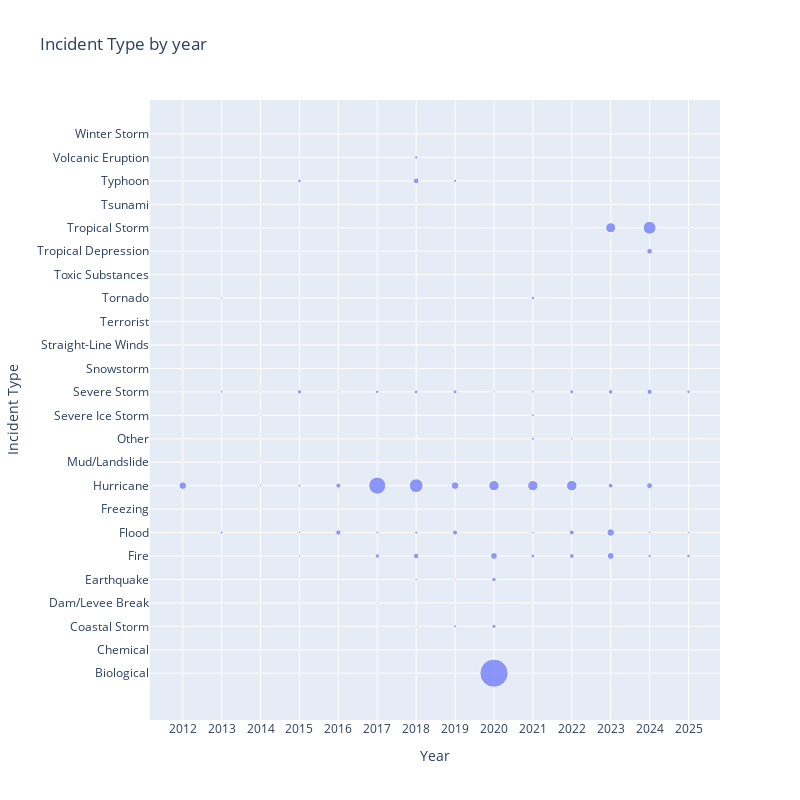

This figure's notebook cell:
### Code cell
fig = px.scatter(df.groupby(
        ['year', 'incidentType']).size(       
    ).reset_index(
        name='count').sort_values(by='year'),
                 x = 'year',
                 y = 'incidentType',
                 size = 'count',
                 title = 'Incident Type by year',
                 labels = {'year' : 'Year',
                           'incidentType' : 'Incident Type'},)

fig.update_xaxes(
    categoryorder = 'array',
    categoryarray = sorted(df['year'].unique()),
    tickmode = 'linear',
    dtick = 1
)
fig.update_yaxes(
    categoryorder = 'array',
    categoryarray = incidents,
    tickmode = 'linear',
    dtick = 1
)
fig.update_layout(
    height = 800,
    width = 800
)
fig.show()

### Figure 1 — Plotly figure (JSON) as saved in the notebook; plotly's stock layout.template omitted (floating-point values rounded to 4 significant figures)
{"data": [{"hovertemplate": "Year=%{x}<br>Incident Type=%{y}<br>count=%{marker.size}<extra></extra>", "legendgroup": "", "marker": {"color": "#636efa", "size": [645, 4, 1, 96, 13, 25, 89, 7, 60, 11, 4, 5, 2, 42, 32, 20, 33, 43, 6, 5, 18, 6, 56, 51, 82, 209, 150, 1, 42, 321, 3, 290, 136, 5, 44, 218, 77, 3286, 4, 2, 9, 17, 348, 386, 155, 2, 4, 47, 2156, 115, 71, 127, 15, 20, 189, 107, 658, 303, 7, 29, 40, 94, 28, 61, 8, 1214, 2, 8, 226, 9, 202, 8997, 532, 140, 84, 88, 112, 1211, 180, 9, 68, 21, 13, 13, 51, 188, 1250, 282, 267, 63, 5, 552, 634, 266, 26, 240, 9, 1153, 367, 31, 6, 301, 127, 405, 52, 1876, 31, 2, 2, 141, 26, 149, 59, 2], "sizemode": "area", "sizeref": 22.49, "symbol": "circle"}, "mode": "markers", "name": "", "orientation": "v", "showlegend": false, "type": "scatter", "x": ["2012", "2012", "2012", "2013", "2013", "2013", "2013", "2013", "2013", "2014", "2014", "2014", "2014", "2014", "2014", "2014", "2014", "2014", "2014", "2014", "2014", "2015", "2015", "2015", "2015", "2015", "2015", "2016", "2016", "2016", "2016", "2016", "2017", "2017", "2017", "2017", "2017", "2017", "2017", "2017", "2017", "2018", "2018", "2018", "2018", "2018", "2018", "2018", "2018", "2018", "2018", "2018", "2018", "2019", "2019", "2019", "2019", "2019", "2019", "2019", "2019", "2019", "2020", "2020", "2020", "2020", "2020", "2020", "2020", "2020", "2020", "2020", "2020", "2021", "2021", "2021", "2021", "2021", "2021", "2021", "2021", "2022", "2022", "2022", "2022", "2022", "2022", "2022", "2022", "2022", "2023", "2023", "2023", "2023", "2023", "2023", "2023", "2023", "2024", "2024", "2024", "2024", "2024", "2024", "2024", "2024", "2024", "2024", "2025", "2025", "2025", "2025", "2025", "2025"], "xaxis": "x", "y": ["Hurricane", "Severe Storm", "Tsunami", "Flood", "Other", "Severe Ice Storm", "Severe Storm", "Terrorist", "Tornado", "Typhoon", "Toxic Substances", "Tornado", "Snowstorm", "Severe Storm", "Severe Ice Storm", "Other", "Mud/Landslide", "Hurricane", "Flood", "Fire", "Chemical", "Coastal Storm", "Fire", "Flood", "Hurricane", "Severe Storm", "Typhoon", "Snowstorm", "Severe Storm", "Flood", "Fire", "Hurricane", "Severe Storm", "Coastal Storm", "Dam/Levee Break", "Fire", "Flood", "Hurricane", "Severe Ice Storm", "Snowstorm", "Tornado", "Snowstorm", "Fire", "Typhoon", "Severe Storm", "Tornado", "Other", "Coastal Storm", "Hurricane", "Flood", "Earthquake", "Volcanic Eruption", "Mud/Landslide", "Tornado", "Severe Storm", "Typhoon", "Hurricane", "Flood", "Freezing", "Fire", "Earthquake", "Coastal Storm", "Typhoon", "Severe Storm", "Other", "Hurricane", "Flood", "Tornado", "Earthquake", "Dam/Levee Break", "Coastal Storm", "Biological", "Fire", "Tornado", "Severe Storm", "Severe Ice Storm", "Other", "Hurricane", "Fire", "Coastal Storm", "Flood", "Snowstorm", "Winter Storm", "Volcanic Eruption", "Tropical Storm", "Severe Storm", "Hurricane", "Flood", "Fire", "Other", "Winter Storm", "Fire", "Flood", "Hurricane", "Other", "Severe Storm", "Tornado", "Tropical Storm", "Tropical Depression", "Tornado", "Straight-Line Winds", "Severe Storm", "Fire", "Hurricane", "Flood", "Tropical Storm", "Other", "Winter Storm", "Tornado", "Severe Storm", "Tropical Storm", "Fire", "Flood", "Tsunami"], "yaxis": "y"}], "layout": {"height": 800, "legend": {"itemsizing": "constant", "tracegroupgap": 0}, "title": {"text": "Incident Type by year"}, "width": 800, "xaxis": {"anchor": "y", "categoryarray": ["2012", "2013", "2014", "2015", "2016", "2017", "2018", "2019", "2020", "2021", "2022", "2023", "2024", "2025"], "categoryorder": "array", "domain": [0, 1], "dtick": 1, "tickmode": "linear", "title": {"text": "Year"}}, "yaxis": {"anchor": "x", "categoryarray": ["Biological", "Chemical", "Coastal Storm", "Dam/Levee Break", "Earthquake", "Fire", "Flood", "Freezing", "Hurricane", "Mud/Landslide", "Other", "Severe Ice Storm", "Severe Storm", "Snowstorm", "Straight-Line Winds", "Terrorist", "Tornado", "Toxic Substances", "Tropical Depression", "Tropical Storm", "Tsunami", "Typhoon", "Volcanic Eruption", "Winter Storm"], "categoryorder": "array", "domain": [0, 1], "dtick": 1, "tickmode": "linear", "title": {"text": "Incident Type"}}}}
